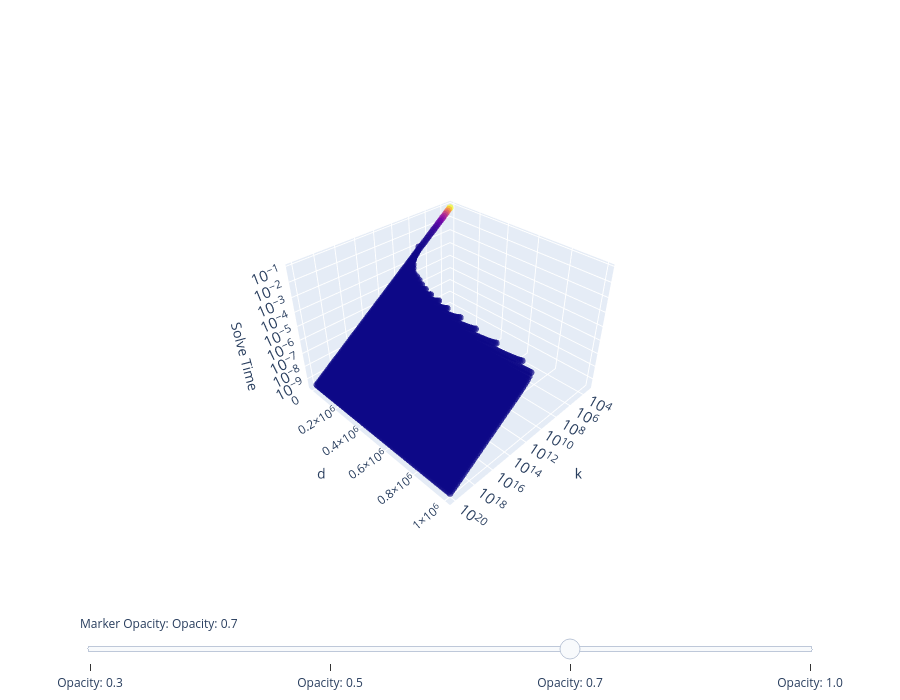

The notebook cell this image was saved under:
### Code cell
import plotly.graph_objects as go
from plotly.subplots import make_subplots
import numpy as np

# 准备数据
x_flat = K.flatten()
y_flat = D.flatten()
z_flat = contactSolveTime.flatten()

valid_mask = z_flat > 1e-20
x_valid = x_flat[valid_mask]
y_valid = y_flat[valid_mask]
z_valid = z_flat[valid_mask]

# 创建带控件的3D散点图
fig = go.Figure()

fig.add_trace(go.Scatter3d(
    x=x_valid,
    y=y_valid,
    z=z_valid,
    mode='markers',
    marker=dict(
        size=4,
        color=z_valid,
        # colorscale='Hot',
        opacity=0.7,
        # colorbar=dict(title="Solve Time", x=1.0)
    ),
    name='Contact Solve Time'
))

# 添加滑块控制透明度
steps = []
for i, opacity in enumerate([0.3, 0.5, 0.7, 1.0]):
    step = dict(
        method='restyle',
        args=['marker.opacity', opacity],
        label=f'Opacity: {opacity}'
    )
    steps.append(step)

sliders = [dict(
    active=2,
    currentvalue={"prefix": "Marker Opacity: "},
    pad={"t": 50},
    steps=steps
)]

fig.update_layout(
    scene=dict(
        xaxis=dict(
            type='log',
            title='k',
            exponentformat='power',  # 更改科学计数法格式
            showexponent='all'
        ),
        yaxis=dict(
            title='d',
            exponentformat='power',  # 更改科学计数法格式
            showexponent='all'
        ),
        zaxis=dict(
            type='log',
            title='Solve Time',
            exponentformat='power',  # 更改科学计数法格式
            showexponent='all'
        ),
        # 调整相机视角，使图形更大
        camera=dict(
            eye=dict(x=1.5, y=1.5, z=1.5)
        ),
        # 调整纵横比
        aspectmode='manual',
        aspectratio=dict(x=1, y=1, z=0.7)
    ),
    # 调整图形大小
    sliders=sliders,
    width=900,
    height=700,
    # margin=dict(l=0, r=0, b=0, t=0)
)


fig.show()

### Figure 1 — Plotly figure (JSON) as saved in the notebook; plotly's stock layout.template omitted (floating-point values rounded to 4 significant figures; data arrays with more than 128 entries replaced by an {"elided": "..."} marker saying what was removed)
{"data": [{"marker": {"color": {"elided": "5660 float values"}, "opacity": 0.7, "size": 4}, "mode": "markers", "name": "Contact Solve Time", "type": "scatter3d", "x": {"elided": "5660 float values"}, "y": {"elided": "5660 float values"}, "z": {"elided": "5660 float values"}}], "layout": {"height": 700, "scene": {"aspectmode": "manual", "aspectratio": {"x": 1, "y": 1, "z": 0.7}, "camera": {"eye": {"x": 1.5, "y": 1.5, "z": 1.5}}, "xaxis": {"exponentformat": "power", "showexponent": "all", "title": {"text": "k"}, "type": "log"}, "yaxis": {"exponentformat": "power", "showexponent": "all", "title": {"text": "d"}}, "zaxis": {"exponentformat": "power", "showexponent": "all", "title": {"text": "Solve Time"}, "type": "log"}}, "sliders": [{"active": 2, "currentvalue": {"prefix": "Marker Opacity: "}, "pad": {"t": 50}, "steps": [{"args": ["marker.opacity", 0.3], "label": "Opacity: 0.3", "method": "restyle"}, {"args": ["marker.opacity", 0.5], "label": "Opacity: 0.5", "method": "restyle"}, {"args": ["marker.opacity", 0.7], "label": "Opacity: 0.7", "method": "restyle"}, {"args": ["marker.opacity", 1], "label": "Opacity: 1.0", "method": "restyle"}]}], "width": 900}}
